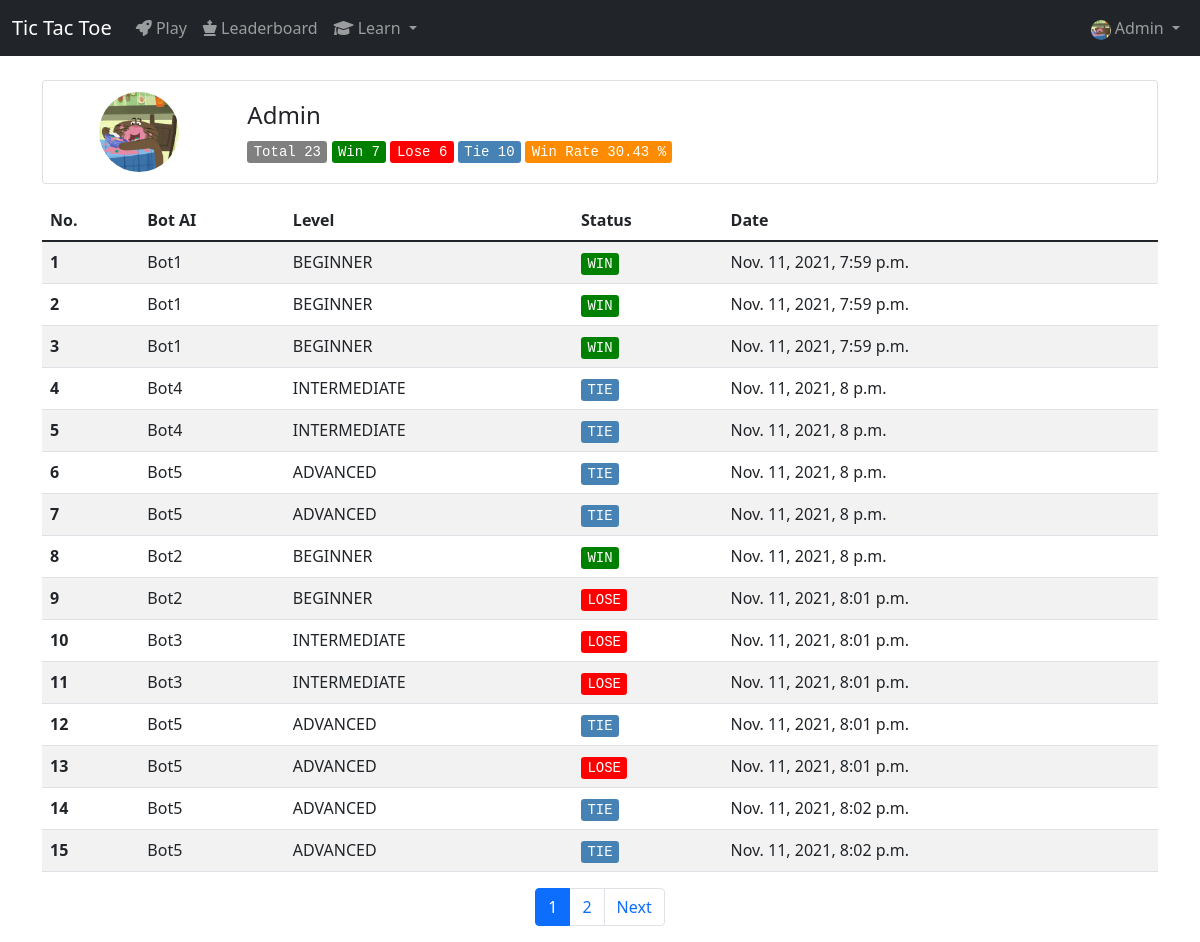
/profile/ (signed in), run on the app's committed database.
### myapp/models.py (models this page shows, shortened)
class Player(models.Model):
    user = models.ForeignKey(User, null=True, blank=True, on_delete=models.CASCADE)
    profile_pic = models.ImageField(upload_to='upload/player/', null=True, blank=True)
    total_games = models.IntegerField(default=0)
    total_win = models.IntegerField(default=0)
    total_lose = models.IntegerField(default=0)
    total_tie = models.IntegerField(default=0)
    win_rate = models.FloatField(default=0)
    def show_image(self):
        if self.profile_pic:
            return self.profile_pic.url
        else:
            return '/media/upload/player/profile.png'

class Game(models.Model):
    player = models.ForeignKey(Player, null=True, blank=True,on_delete=models.CASCADE)
    bot = models.ForeignKey(Bot, on_delete=models.CASCADE)
    created = models.DateTimeField(auto_now_add=True)
    player_play = models.CharField(max_length=1)
    status = models.CharField(max_length=5, null=True, blank=True, choices=WIN_CHOICE)
    board1 = models.CharField(max_length=1)
    board2 = models.CharField(max_length=1)
    board3 = models.CharField(max_length=1)
    board4 = models.CharField(max_length=1)
    board5 = models.CharField(max_length=1)
    board6 = models.CharField(max_length=1)
    board7 = models.CharField(max_length=1)
    board8 = models.CharField(max_length=1)
    board9 = models.CharField(max_length=1)

class  Bot(models.Model):
    name = models.CharField(max_length=100, default="", null=True, blank=True)
    description = models.TextField(null=True, blank=True)
    image = models.ImageField(upload_to='upload/bot/', null=True, blank=True)
    level = models.CharField(max_length =20, null=True, blank=True, choices=BOT_LEVE_CHOICE )
    total_games = models.IntegerField(default=0)
    total_win = models.IntegerField(default=0)
    total_lose = models.IntegerField(default=0)
    total_tie = models.IntegerField(default=0)
    win_rate = models.FloatField(default=0)

### myapp/views.py (the view)
# urls.py: path('profile/', views.profile, name='profile'),
@login_required( login_url='myapp:login')
def profile(request):
    player = request.user.player_set.get()
    games = player.game_set.all()
    paginator = Paginator(games, 15)
    page = request.GET.get('page')
    try:
        games = paginator.page(page)
    except PageNotAnInteger:
        games = paginator.page(1)
    except EmptyPage:
        games = paginator.page(paginator.num_pages())
    context = {'player': player, 'games': games}
    return render(request, 'accounts/profile.html', context)

### templates/accounts/profile.html (shortened to what this page needs)
{% extends "layouts/base.html" %}
{% load humanize %}
{% block content %}
<div class="card mb-3 mt-4 p-1">
    <div class="row g-0">
        <div class="col-md-2 d-flex justify-content-center align-items-center">
            <img id="botImage"
                src="{{ player.show_image  }}"
                alt="Avatar Logo" style="width:80px;height:80px;" class="rounded-circle z-depth-2">
        </div>
        <div class="col-md-10">
            <div class="card-body">
                <h4 class="card-title">{{ request.user }}</h4>
                    <kbd style="background-color: grey;">Total {{ player.total_games }}</kbd>
                    <kbd style="background-color: green">Win {{ player.total_win }}</kbd>
                    <kbd style="background-color: red">Lose {{ player.total_lose }}</kbd>
                    <kbd style="background-color: steelblue">Tie {{ player.total_tie }}</kbd>
                    <kbd style="background-color: darkorange">Win Rate {{ player.win_rate|floatformat:2|intcomma }} %</kbd>
            </div>
        </div>
    </div>
</div>
<table class="table table-Secondary table-striped">
    <thead>
        <tr>
            <th scope="col">No.</th>
            <th scope="col">Bot AI</th>
            <th scope="col">Level</th>
            <th scope="col">Status</th>
            <th scope="col">Date</th>
        </tr>
    </thead>
    <tbody>
        {% for g in games %}
        <tr>
            <th scope="row">{{ forloop.counter0|add:games.start_index  }}</th>
            <td>{{ g.bot.name }}</td>
            <td>{{ g.bot.level }}</td>
            {% if g.status == "WIN" %}
            <td><kbd style="background-color: green">{{ g.status }}</kbd></td>
            {% endif %}
            {% if g.status == "LOSE" %}
            <td><kbd style="background-color: red">{{ g.status }}</kbd> </td>
            {% endif %}
            {% if g.status == "TIE" %}
            <td><kbd style="background-color: steelblue">{{ g.status }}</kbd> </td>
            {% endif %}
            <td>{{ g.created }}</td>
        </tr>
        {% endfor %}
    </tbody>
</table>
<ul class="pagination d-flex justify-content-center ">
    {% for i in games.paginator.page_range %}
    <li class="page-item {% if games.number == i %}active{% endif %}">
        <a class="page-link" href="?page={{ i }}">{{ i }}</a>
    </li>
    {% endfor %}
    {% if games.has_next %}
    <li class="page-item"><a class="page-link" href="?page={{ games.next_page_number }}">Next</a></li>
    {% endif %}
</ul>
{% endblock %}

### templates/layouts/navbar.html (shortened to what this page needs)
<nav class="navbar navbar-expand-lg navbar-dark  bg-dark ">
    <div class="container-fluid">
        <a class="navbar-brand" href="/">Tic Tac Toe</a>
        <div class="collapse navbar-collapse" id="navbarSupportedContent">
            <ul class="navbar-nav me-auto mb-2 mb-lg-0">
                <li class="nav-item actived">
                    <a class="nav-link" id="shop" href="{% url 'myapp:index' %}"><i class="fas fa-rocket"></i>
                        Play</a>
                </li>
                <li class="nav-item actived">
                    <a class="nav-link" id="shop" href="{% url 'myapp:leaderboard' %}"><i class="fas fa-chess-king"></i> Leaderboard </a>
                </li>
                <li class="nav-item dropdown">
                    <a class="nav-link dropdown-toggle" id="newProduct" href="#" role="button" data-bs-toggle="dropdown" aria-expanded="false">
                        <i class="fas fa-graduation-cap"></i> Learn
                    </a>
                </li>
            </ul>
            <ul class="navbar-nav mr-auto mb-2 mb-lg-0">
                {% if user.is_authenticated %}
                <li class="nav-item dropdown">
                    <a class="nav-link dropdown-toggle" href="#" id="navbarDropdown" role="button"
                        data-bs-toggle="dropdown" aria-expanded="false">
                        <img src="{{ player.show_image }}" alt="mdo" width="20" height="20"
                            class="rounded-circle">
                        {{ request.user }}
                    </a>
                </li>
            </ul>
            {% endif %}
        </div>
    </div>
</nav>

### data on the page
Player: show_image (picture), total_games "23", total_win "7", total_lose "6", total_tie "10", win_rate "30.43"
Game: bot.name "Bot1", bot.level "BEGINNER", status "WIN", created "Nov. 11, 2021, 7:59 p.m."
Game: bot.name "Bot1", bot.level "BEGINNER", status "WIN", created "Nov. 11, 2021, 7:59 p.m."
Game: bot.name "Bot1", bot.level "BEGINNER", status "WIN", created "Nov. 11, 2021, 7:59 p.m."
Game: bot.name "Bot4", bot.level "INTERMEDIATE", status "TIE", created "Nov. 11, 2021, 8 p.m."
Game: bot.name "Bot4", bot.level "INTERMEDIATE", status "TIE", created "Nov. 11, 2021, 8 p.m."
Game: bot.name "Bot5", bot.level "ADVANCED", status "TIE", created "Nov. 11, 2021, 8 p.m."
Game: bot.name "Bot5", bot.level "ADVANCED", status "TIE", created "Nov. 11, 2021, 8 p.m."
Game: bot.name "Bot2", bot.level "BEGINNER", status "WIN", created "Nov. 11, 2021, 8 p.m."
Game: bot.name "Bot2", bot.level "BEGINNER", status "LOSE", created "Nov. 11, 2021, 8:01 p.m."
Game: bot.name "Bot3", bot.level "INTERMEDIATE", status "LOSE", created "Nov. 11, 2021, 8:01 p.m."
Game: bot.name "Bot3", bot.level "INTERMEDIATE", status "LOSE", created "Nov. 11, 2021, 8:01 p.m."
Game: bot.name "Bot5", bot.level "ADVANCED", status "TIE", created "Nov. 11, 2021, 8:01 p.m."
Game: bot.name "Bot5", bot.level "ADVANCED", status "LOSE", created "Nov. 11, 2021, 8:01 p.m."
Game: bot.name "Bot5", bot.level "ADVANCED", status "TIE", created "Nov. 11, 2021, 8:02 p.m."
Game: bot.name "Bot5", bot.level "ADVANCED", status "TIE", created "Nov. 11, 2021, 8:02 p.m."

### other printed values
{{ request.user }} "Admin"
{{ i }} "1" "2"
